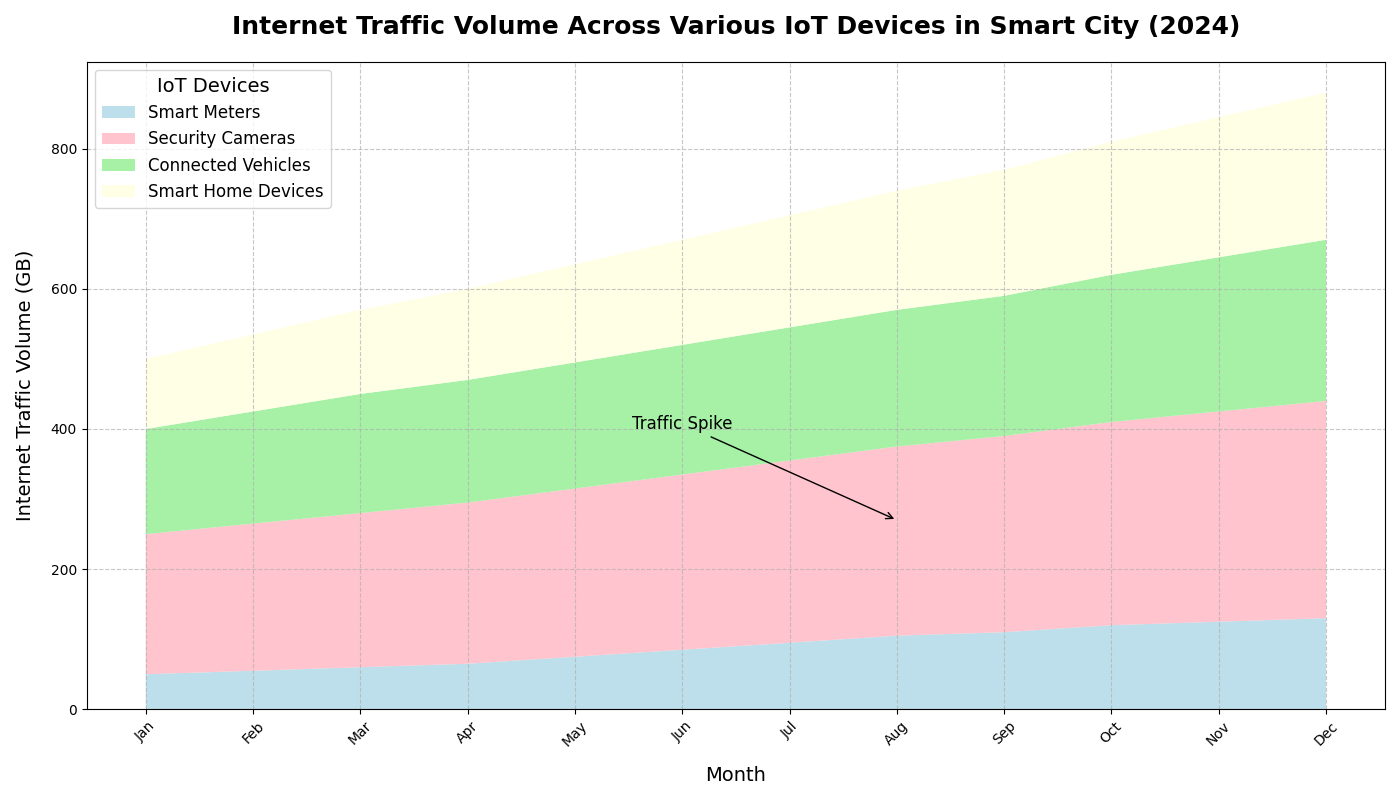

Source code (Python):
import matplotlib.pyplot as plt
import numpy as np

# Define the months and categories of IoT devices
months = ['Jan', 'Feb', 'Mar', 'Apr', 'May', 'Jun', 'Jul', 'Aug', 'Sep', 'Oct', 'Nov', 'Dec']
devices = ['Smart Meters', 'Security Cameras', 'Connected Vehicles', 'Smart Home Devices']

# Monthly Internet Traffic Volume data in Gigabytes (GB) for each category over the months
smart_meters_traffic = [50, 55, 60, 65, 75, 85, 95, 105, 110, 120, 125, 130]
security_cameras_traffic = [200, 210, 220, 230, 240, 250, 260, 270, 280, 290, 300, 310]
connected_vehicles_traffic = [150, 160, 170, 175, 180, 185, 190, 195, 200, 210, 220, 230]
smart_home_traffic = [100, 110, 120, 130, 140, 150, 160, 170, 180, 190, 200, 210]

# Set up the plot
fig, ax = plt.subplots(figsize=(14, 8))

# Stack the data for plotting the area chart
traffic_data = np.vstack([smart_meters_traffic, security_cameras_traffic, connected_vehicles_traffic, smart_home_traffic])

# Create the stacked area plot
ax.stackplot(months, traffic_data, labels=devices, colors=['#ADD8E6', '#FFB6C1', '#90EE90', '#FFFFE0'], alpha=0.8)

# Customize the chart
ax.set_title("Internet Traffic Volume Across Various IoT Devices in Smart City (2024)", fontsize=18, fontweight='bold', pad=20)
ax.set_xlabel("Month", fontsize=14, labelpad=12)
ax.set_ylabel("Internet Traffic Volume (GB)", fontsize=14, labelpad=12)

# Rotate x-axis labels to avoid overlap
plt.xticks(rotation=45)

# Add a legend
ax.legend(loc='upper left', fontsize=12, title="IoT Devices", title_fontsize='14')

# Annotate significant traffic volume increase
ax.annotate('Traffic Spike', xy=('Aug', 270), xytext=('Jun', 400),
            arrowprops=dict(facecolor='black', arrowstyle='->'), fontsize=12, ha='center')

# Add a grid to enhance readability
ax.grid(True, linestyle='--', alpha=0.7)

# Automatically adjust layout to prevent overlap and improve aesthetics
plt.tight_layout()

# Display the plot
plt.show()
